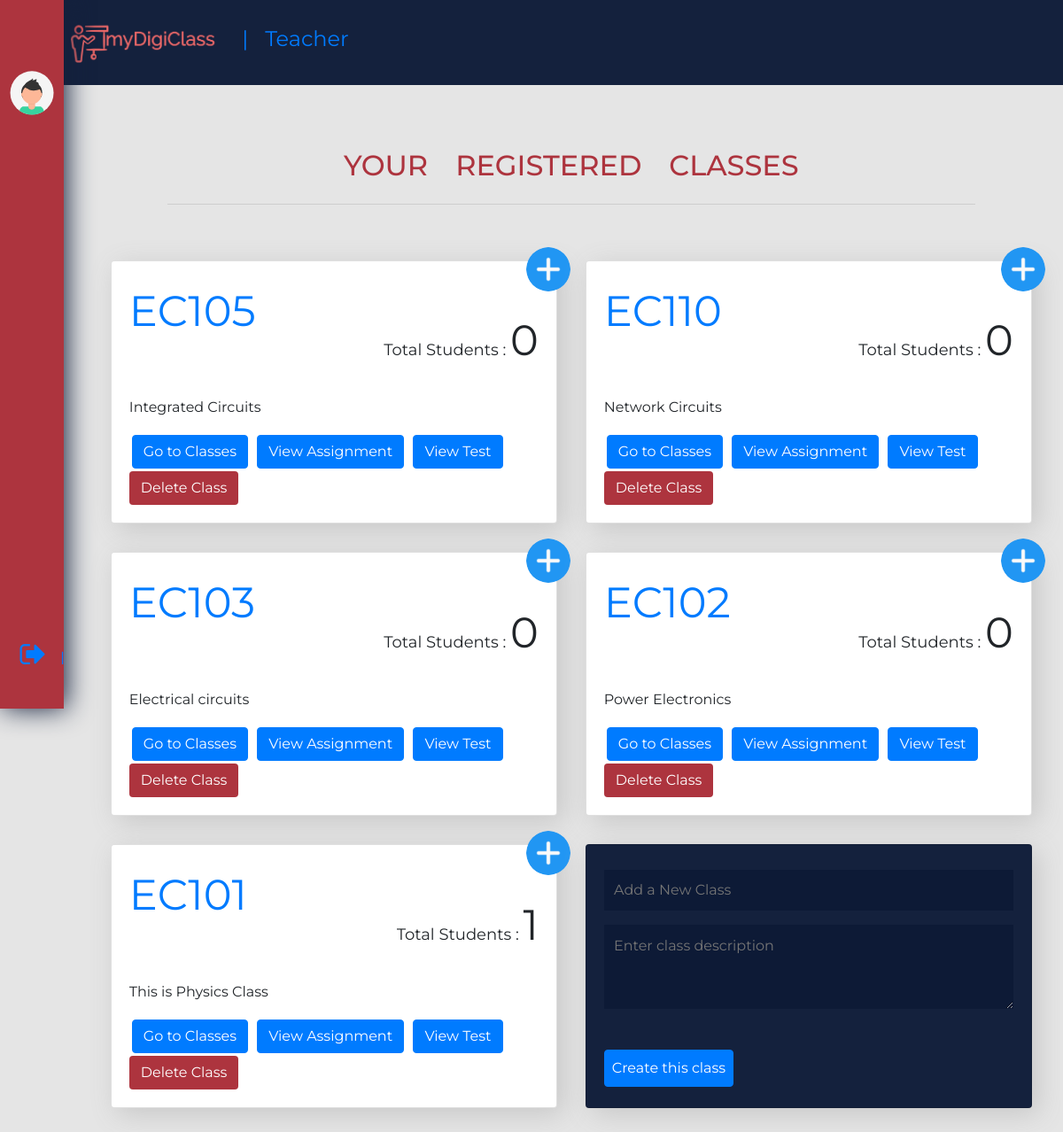
/Class (signed in), run on an earlier commit of the app's database.
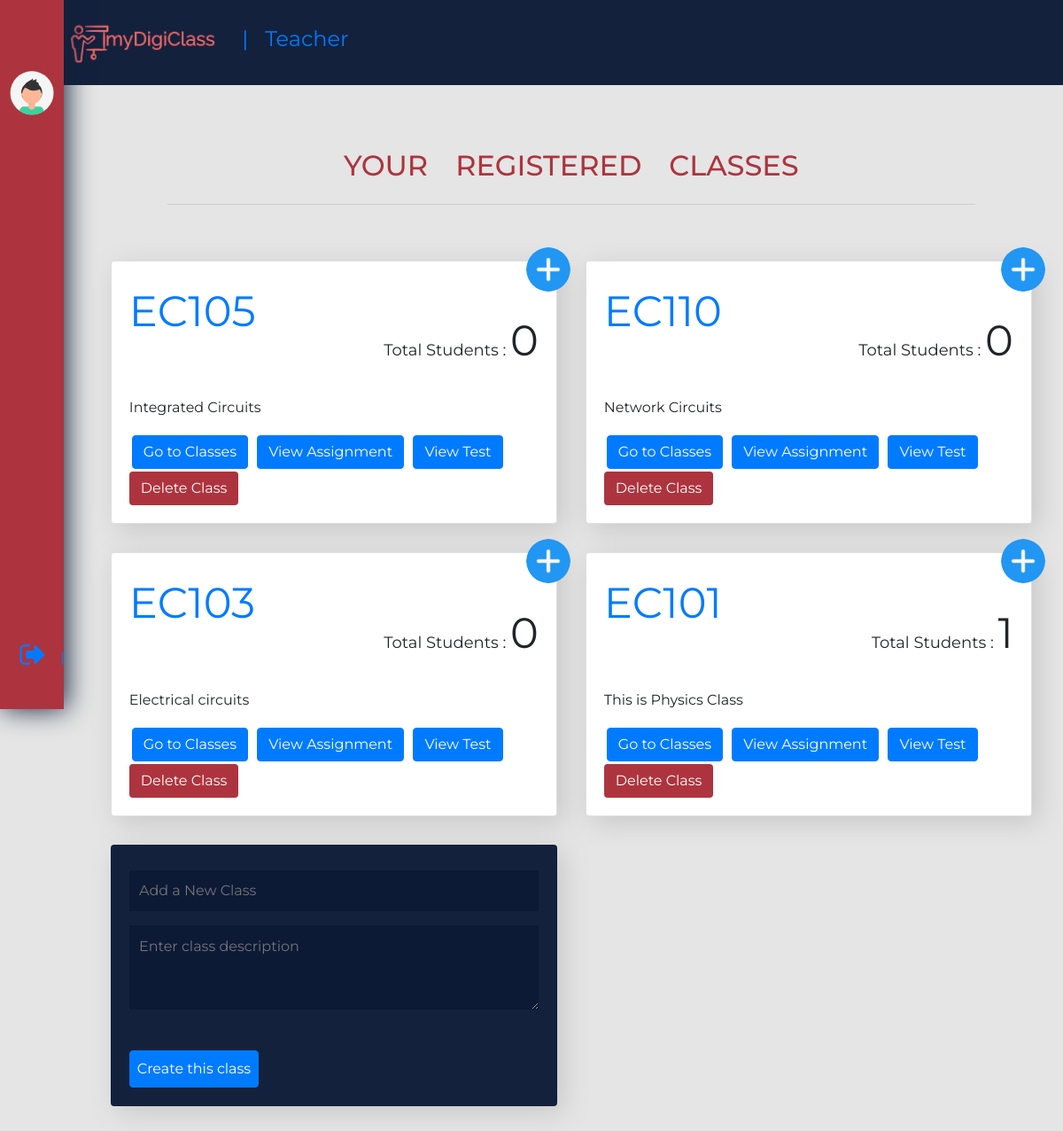
And on a later commit of the database.
### tables this page shows
CREATE TABLE class(
cls_id text PRIMARY KEY,
desc text,
creator text,
logged boolean
, c_id text);

### server.py (the view)
@app.route('/Class')
def Classs():
	if not check_session(): return redirect(url_for('login'))
	occ=session['user']['occ']
	classes=Class.allclasses(c,session['user']['user_id'])
	name=session['user']['name']
	roll=session['user']['roll']
	username=session['user']['user_id']
	clg_name=college.getCollegeName(c,session['user']['clg_id'])
	teachers=getTeachers()
	return render_template('class.html',occ=occ,classes=classes,username=username,name=name,roll=roll,clg_name=clg_name,teachers=teachers)

### Data_Models/Class.py (called while the page is built)
	@staticmethod
	def allclasses(c,user_id=None,cls_id=None):
		ids=[]
		if user_id :
			c.execute("select cls_id from urc where user_id=?",(user_id,))
			ids=c.fetchall()
		else:
			ids=[(cls_id,)]
		ls=[]
		for i in ids:
			c.execute("select * from class where cls_id=?",i)
			k=c.fetchone()
			c.execute("select user_id from urc where cls_id=?",i)
			sz=len(c.fetchall())-1
			ls.append({'cls_id':k[0].split("_")[1],'desc':k[1],'creator':k[2],'participants':sz})
		if cls_id:
			ls=ls[0]
		if type(ls)==type([]):
			print(ls)
			return reversed(ls)
		return ls

	@staticmethod
	def getTeacherClasses(c,c_id):
		c.execute("select cls_id,desc from class where c_id=?",(c_id,))
		cs=c.fetchall()
		ls=[]
		for cl in cs :
			ls.append({'cls_id':cl[0].split("_")[1],'desc':cl[1]})
		return ls

### Data_Models/College.py (called while the page is built)
	@staticmethod
	def getCollegeName(c,clg_id):
		c.execute("select name from college where clg_id=?",(clg_id,))
		l=c.fetchone()
		return l[0]

### Data_Models/User.py (called while the page is built)
	@staticmethod
	def getTeachers(c,clg_id):
		c.execute("select user_id,name from user where clg_id=? and occ='teacher'",(clg_id,))
		ts = c.fetchall()
		ls=[]
		for t in ts:
			ls.append({'user_id':t[0],'name':t[1]})
		return ls

### server.py (called while the page is built)
def check_session():
	if 'user' in session:
		return True
	return False

def getTeachers():
	teachers = user.getTeachers(c,session['user']['clg_id'])
	ls=[]
	for t in teachers:
		d={}
		d['name']=t['name']
		d['user_id']=t['user_id']
		d['classes']=getTeacherClasses(t['user_id'])
		ls.append(d)
	print(ls)
	return ls

def getTeacherClasses(uid):
	classes=Class.getTeacherClasses(c,uid)
	return classes

### Template/class.html (shortened to what this page needs)
<!DOCTYPE html>
<html>
<head>
	<link rel="stylesheet" href="https://stackpath.bootstrapcdn.com/bootstrap/4.5.0/css/bootstrap.min.css">
	<link rel="stylesheet" href="https://stackpath.bootstrapcdn.com/font-awesome/4.7.0/css/font-awesome.min.css">
  <link rel="stylesheet" href="../static/css/view.css">
</head>
<body onload="onload()">
	<div class="navbar-home">
		<a class="navbar-brand" href="#" style="font-size:x-large;"><img src="../static/icons/logo.png" alt="" height="50px" > | &nbsp;
			{% if occ=="teacher" %}
				Teacher
			{% else %}
				Student
			{% endif %}
		</a>
	</div>
	<nav class="navbar navbar-dark side-menu">
		<ul>
		</ul>
		<div class="logout">
			<a href="/logout"><i class="fa fa-sign-out icon-logout"><span class="menu-text">LogOut</span></i></a>
		</div>
	</nav>
<div class="container-fluid content">
			<div class="title">
				<h2 class="title-text">your registered classes</h2>
			</div>
			<hr class="ruler">
			<div class="classes"  >
			{% for class in classes %}
			<div class="card class-view" id="scr">
				{% if occ=="teacher"%}
				<div class="create">
					<div class="icon-create">
						<img src="../static/icons/add.png" alt="">
					</div>
				</div>
				{% endif %}
				<div class="card-body">
					<div class="card-title">
						<font size="9px">
							<a href="#">{{ class.cls_id }}</a>
							<p class="totalCount">
								<font size="4px">Total Students : </font>
								<span class="num">{{ class.participants }}</span>
							</p>
						</font>
					</div>
				<p class="card-text">{{ class.desc }}</p>
				<a href="{{ url_for('chats',cls_id = class.cls_id) }}" class="btn btn-primary btn-custom">Go to Classes</a>
				<a href="/viewAss?cls_id={{ class.cls_id }}" class="btn btn-primary btn-custom">View Assignment</a>
				<a href="/view_test?cls_id={{ class.cls_id }}" class="btn btn-primary btn-custom">View Test</a>
				{% if occ!="teacher" %}
				<button class="btn remove-btn btn-custom" onclick='removeClass("{{ class.cls_id }}")' >Remove Class</button>
				{% else %}
				<button class="btn remove-btn btn-custom"onclick='deleteClass("{{ class.cls_id }}")' >Delete Class</button>
				{% endif %}
				</div>
			</div>
			{% endfor %}
			<div class="card class-view join-class" id="scr">
				<div class="card-body">
					<form action="/add_class" method="post">
						{% if occ!="teacher" %}
						<input class="card-input" type="text" name="cls_code" id="cls_code" placeholder="Join a New Class" required="True" onkeyup="check_classavail('s')" autocomplete="off">
						<div id="print">
						</div>
						<input type="submit" name="" value="Join this class" class="btn btn-primary create-card-btn">
						{% else %}
						<input class="card-input" type="text" name="cls_code" id="cls_code" placeholder="Add a New Class" required="True" autocomplete="off" onkeyup="check_classavail('t')">
						<textarea class="card-input" name="desc" placeholder="Enter class description" id="exampleFormControlTextarea1" rows="3"></textarea>
						<br>
						<input type="submit" name="" value="Create this class" class=" btn btn-primary create-card-btn">
						{% endif %}
						</form>
				</div>
			</div>
</div>
</div>
</body>
</html>

### static/css/view.css (style rules this page uses)
* { box-sizing: border-box; font-family: 'Montserrat', sans-serif; overflow-x: hidden; }
.side-menu { box-shadow: 3px 0px 30px #14213D; z-index: 1000; position: fixed; top: 0px; left: 0px; height: 100vh; width: 4.5rem; background-color: #AD343E; transition: ease; transition-duration: 0.6s; overflow: hidden; }
.logout { color: #fff; position: absolute; font-size: 2em; bottom: 2rem; left: 0.7em; }
.menu-text { margin-top: 0; position: relative; top:0; text-transform: lowercase; font-size: 1.2rem; padding-left: 1rem; padding-bottom: 0.5rem; margin-bottom: 1em; }
.navbar-home { background-color: #14213D; height: 6rem; width: 100%; }
.navbar-brand { position: relative; top: 1rem; left: 5rem; overflow: hidden; }
body { background-color: #E5E5E5; }
.title { text-align: center; font-size: 28px; text-transform: uppercase; word-spacing: .8em; color: #AD343E; font-weight: bolder; }
.ruler { max-width: 80%; padding: .9em; padding-bottom: 0; }
.content { margin-top: 1.5em; margin-left: 2.8em; background-color: #e5e5e5; width: 100%; height: 100%; padding: 3em; }
.classes { padding : 1em; display: grid; grid-template-columns: repeat(auto-fill, minmax(370px, 1fr)); }
.class-view { background-color: #fff; margin: 1em; box-shadow: 7px 7px 30px #c7c7c7; overflow: visible; }
.btn-custom { margin: 3px; }
.card-input { position: relative; margin: .5em 0; padding: .7em; width: 100%; background-color: #0d1a36; color: #e5e5e5; border: none; }
.join-class { background-color: #14213D; opacity: 1; }
.create-card-btn { text-align: center; margin: auto; color: #fff; padding: .5em; }
.remove-btn { text-align: center; margin: auto; color: #fff; background-color: #AD343E; }
.create { position: absolute; top: -1rem; right: -1rem; width: 12rem; height: 5rem; padding:0; overflow: hidden; }
.icon-create { position: absolute; top: 0px; right:0px; border-radius: 50%; overflow-y: hidden; }
.icon-create img { height: 50px; width: 50px; transition:ease; transition-duration: .5s; }
.card-title .totalCount { margin-top: 0.7em; float:right; overflow-y: hidden; }
.num { font-size: 3rem; overflow-y: hidden; }

What changed in the data, as far as the page shows it:
removed class: cls_id "EC102", participants "0", desc "Power Electronics"
